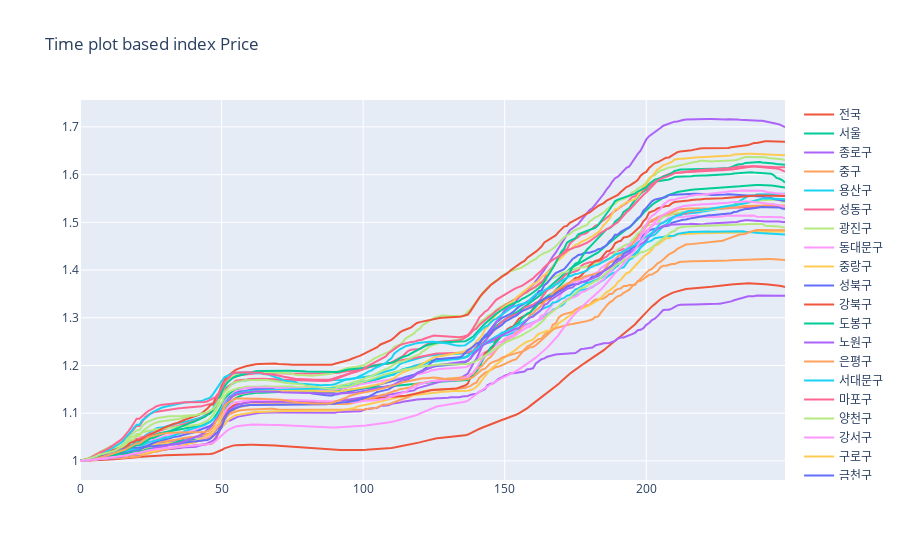

This figure's notebook cell:
### Code cell
interactive_plot(norm_data, 'Time plot based index Price')

### Figure 1 — Plotly figure (JSON) as saved in the notebook; plotly's stock layout.template omitted (floating-point values rounded to 4 significant figures; data arrays with more than 128 entries replaced by an {"elided": "..."} marker saying what was removed)
{"data": [{"hovertemplate": "<extra></extra>", "legendgroup": "", "line": {"color": "#636efa", "dash": "solid"}, "marker": {"symbol": "circle"}, "mode": "lines", "name": "", "orientation": "v", "showlegend": false, "type": "scatter", "xaxis": "x", "yaxis": "y"}, {"name": "전국", "type": "scatter", "x": {"elided": "250 int values"}, "y": {"elided": "250 float values"}}, {"name": "서울", "type": "scatter", "x": {"elided": "250 int values"}, "y": {"elided": "250 float values"}}, {"name": "종로구", "type": "scatter", "x": {"elided": "250 int values"}, "y": {"elided": "250 float values"}}, {"name": "중구", "type": "scatter", "x": {"elided": "250 int values"}, "y": {"elided": "250 float values"}}, {"name": "용산구", "type": "scatter", "x": {"elided": "250 int values"}, "y": {"elided": "250 float values"}}, {"name": "성동구", "type": "scatter", "x": {"elided": "250 int values"}, "y": {"elided": "250 float values"}}, {"name": "광진구", "type": "scatter", "x": {"elided": "250 int values"}, "y": {"elided": "250 float values"}}, {"name": "동대문구", "type": "scatter", "x": {"elided": "250 int values"}, "y": {"elided": "250 float values"}}, {"name": "중랑구", "type": "scatter", "x": {"elided": "250 int values"}, "y": {"elided": "250 float values"}}, {"name": "성북구", "type": "scatter", "x": {"elided": "250 int values"}, "y": {"elided": "250 float values"}}, {"name": "강북구", "type": "scatter", "x": {"elided": "250 int values"}, "y": {"elided": "250 float values"}}, {"name": "도봉구", "type": "scatter", "x": {"elided": "250 int values"}, "y": {"elided": "250 float values"}}, {"name": "노원구", "type": "scatter", "x": {"elided": "250 int values"}, "y": {"elided": "250 float values"}}, {"name": "은평구", "type": "scatter", "x": {"elided": "250 int values"}, "y": {"elided": "250 float values"}}, {"name": "서대문구", "type": "scatter", "x": {"elided": "250 int values"}, "y": {"elided": "250 float values"}}, {"name": "마포구", "type": "scatter", "x": {"elided": "250 int values"}, "y": {"elided": "250 float values"}}, {"name": "양천구", "type": "scatter", "x": {"elided": "250 int values"}, "y": {"elided": "250 float values"}}, {"name": "강서구", "type": "scatter", "x": {"elided": "250 int values"}, "y": {"elided": "250 float values"}}, {"name": "구로구", "type": "scatter", "x": {"elided": "250 int values"}, "y": {"elided": "250 float values"}}, {"name": "금천구", "type": "scatter", "x": {"elided": "250 int values"}, "y": {"elided": "250 float values"}}, {"name": "영등포구", "type": "scatter", "x": {"elided": "250 int values"}, "y": {"elided": "250 float values"}}, {"name": "동작구", "type": "scatter", "x": {"elided": "250 int values"}, "y": {"elided": "250 float values"}}, {"name": "관악구", "type": "scatter", "x": {"elided": "250 int values"}, "y": {"elided": "250 float values"}}, {"name": "서초구", "type": "scatter", "x": {"elided": "250 int values"}, "y": {"elided": "250 float values"}}, {"name": "강남구", "type": "scatter", "x": {"elided": "250 int values"}, "y": {"elided": "250 float values"}}, {"name": "송파구", "type": "scatter", "x": {"elided": "250 int values"}, "y": {"elided": "250 float values"}}, {"name": "강동구", "type": "scatter", "x": {"elided": "250 int values"}, "y": {"elided": "250 float values"}}, {"name": "수도권", "type": "scatter", "x": {"elided": "250 int values"}, "y": {"elided": "250 float values"}}], "layout": {"legend": {"tracegroupgap": 0}, "title": {"text": "Time plot based index Price"}, "xaxis": {"anchor": "y", "domain": [0, 1]}, "yaxis": {"anchor": "x", "domain": [0, 1]}}}
